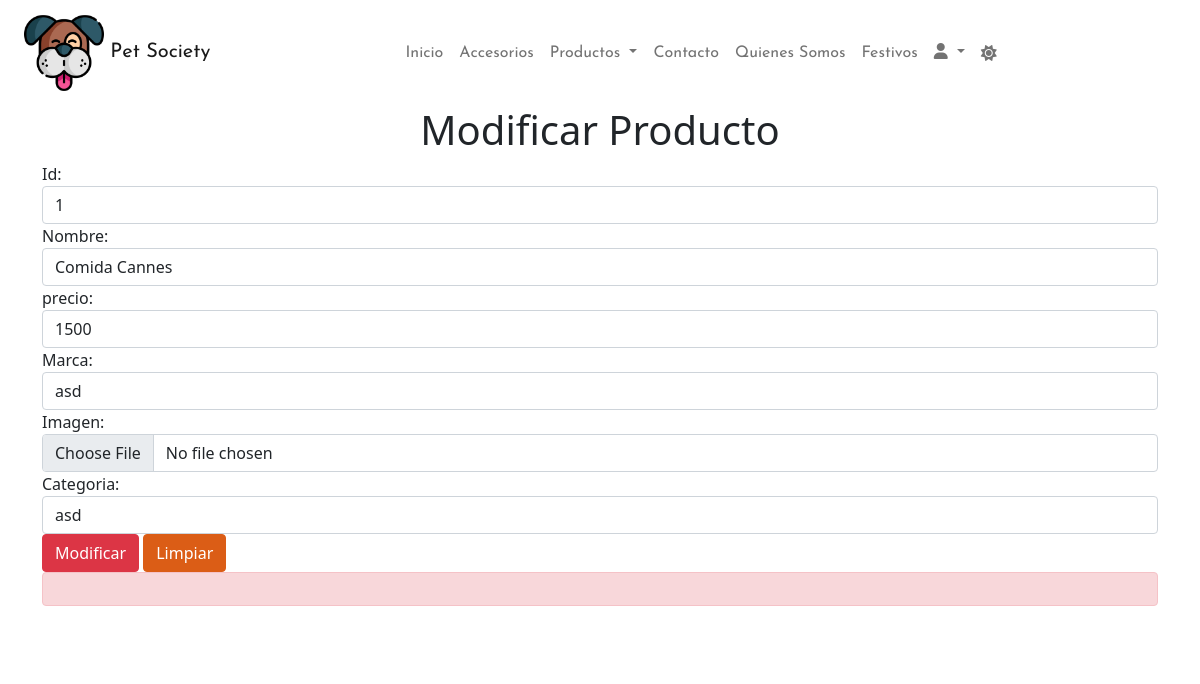
Screenshot of /form_mod_pro/1 (signed in) with the database file from the repository.
### petsociety/models.py (models this page shows, shortened)
class Producto(models.Model):
    idProducto=models.IntegerField(primary_key=True,verbose_name='id del producto')
    nombreProducto=models.CharField(max_length=50,verbose_name='nombre del producto')
    precio=models.IntegerField(verbose_name='precio del producto')
    marca=models.CharField(max_length=50,verbose_name='marca del producto')
    imagen=models.ImageField(verbose_name='imagen del producto')
    categoria=models.ForeignKey(Categoria,on_delete=models.CASCADE)

### petsociety/views.py (the view)
# urls.py: path('form_mod_pro/<id>',form_mod_pro,name='form_mod_pro'),
def form_mod_pro(request, id):
    producto = Producto.objects.get(idProducto=id)
    datos ={
        'form' : ProductoForm(instance=producto)
    }
    if request.method == 'POST':
        formulario = ProductoForm(data=request.POST,instance=producto, files=request.FILES)
        if formulario.is_valid():
            formulario.save()
            return redirect(to="listado")
        datos["form"] = formulario
    return render(request,'form_mod_pro.html',datos)

### petsociety/models.py (called while the page is built)
    def __str__(self):
        return self.nombreCategoria

### petsociety/templates/form_mod_pro.html (shortened to what this page needs)
<!DOCTYPE html>
<html lang="en">
<head>
    {% load static %}
    <link href="{% static 'css/estilos.css' %}" rel="stylesheet">
    <link rel="stylesheet" href="{% static 'iconos/css/all.min.css' %}">
    <link href="https://cdn.jsdelivr.net/npm/bootstrap@5.1.3/dist/css/bootstrap.min.css" rel="stylesheet">
</head>
<body>
    {% load static %}
   <div class="container-fluid">
     <nav class="navbar navbar-expand-lg navbar-light">
         <div class="container-fluid">
           <a class="navbar-brand texto" href="#"  style="font-family: 'Josefin Sans', serif;"> <img src="{% static 'img/dog.png' %}" width="80px" alt=""> Pet Society</a>
           <div class="collapse navbar-collapse justify-content-center" id="navbarSupportedContent">
             <ul class="navbar-nav ">
               <li class="nav-item">
                 <a class="nav-link" aria-current="page" href="{% url 'index'  %}"style="font-family: 'Josefin Sans', serif;">Inicio</a>
               </li>
               <li class="nav-item">
                 <a class="nav-link" href="{% url 'accesorios' %}"style="font-family: 'Josefin Sans', serif;">Accesorios</a>
               </li>
               <li class="nav-item dropdown">
                 <a class="nav-link dropdown-toggle" href="productos.html" id="navbarDropdown" role="button" data-bs-toggle="dropdown" aria-expanded="false"style="font-family: 'Josefin Sans', serif;">
                   Productos
                 </a>
               </li>
               <li class="nav-item">
                 <a class="nav-link " href="{% url 'contacto' %}"style="font-family: 'Josefin Sans', serif;">Contacto</a>
               </li>
               <li class="nav-item">
                 <a class="nav-link " href="{% url 'quienes_somos' %}"style="font-family: 'Josefin Sans', serif;">Quienes Somos</a>
               </li>
               <li class="nav-item">
                   <a class="nav-link " href="{% url 'festivos' %}"style="font-family: 'Josefin Sans', serif;">Festivos</a>
                 </li>
                 <li class="nav-item dropdown">
                   <a class="nav-link dropdown-toggle" href="productos.html" id="navbarDropdown" role="button" data-bs-toggle="dropdown" aria-expanded="false"style="font-family: 'Josefin Sans', serif;">
                     <i class="fa-solid fa-user"></i>
                   </a>
                 </li>
               <a class="nav-link" aria-current="page" id="switch" onclick="clase()"><i class="fa-solid fa-sun"></i></a>
           </div>
         </div>
       </nav>
     </div>
    {% if user.is_authenticated %}
    <div class="container">
        <h1 class="text-center" >Modificar Producto</h1>
    <div class="row">
        <form action="" method="post" id="formulario">
            <div class="form-group">
                {{ form.as_table}}
            </div>
            <input type="submit" class="btn btn-danger" id="enviar" value="Modificar">
            <input type="reset" class="btn btn-primary" id="limpiar" value="Limpiar">
            <div id="error" class="alert alert-danger" role="alert"> </div>
        </form>
        <div class="alert alert-succes" role="alert">
        </div>
    </div>
    </div>
    {% else %}
    <div class="container">
      <h1 class="text-center mt-5 text-danger">DEBE INICIAR SESIÓN</h1>
  </div>
    {% endif %}
</body>
</html>

### petsociety/static/css/estilos.css (style rules this page uses)
.nav-link { border-radius: 5px; }
.btn-primary { background-color: #DB5D16 !important; border-color:#DB5D16 !important ; }

### rows the page displays
Producto: idProducto "1", nombreProducto "Comida Cannes", precio "1500", marca "asd", categoria "asd"
